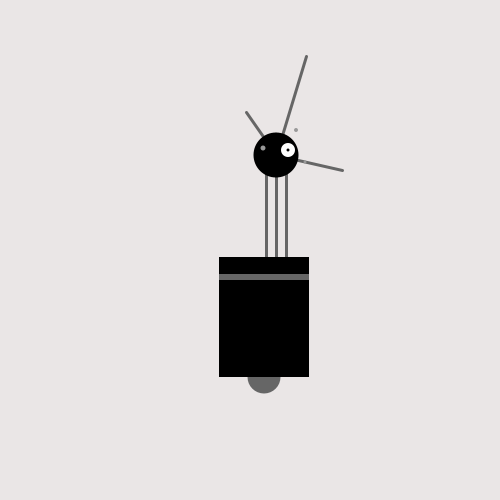
Frame 1 (no input)
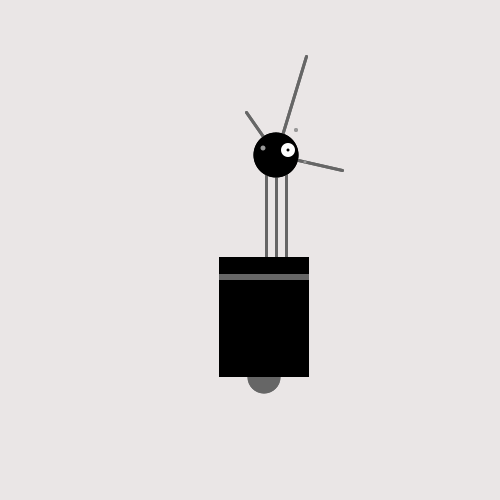
Frame 2 (the mouse pressed at the canvas centre, redrawn once)

The Processing sketch that drew these frames (run headless with seeded random() and noise(); the mouse was pressed at the canvas centre and the sketch redrawn once):

// Processing sketch: robot1_sketch
// ── robot1_sketch.pde

int x = 30;
Robot hal = new Robot() ;

void setup() 
{
  size(500, 500);
  smooth() ;
  strokeWeight(3);
  strokeCap(ROUND);
  background(#EAE6E6);
  
  // Only draw once
  noLoop();
}

void draw() {  
  hal.draw() ;
}
// ── Robot.pde
class Robot
{

  public void draw()
  {
    //size(720, 480);
    //smooth();
    //strokeWeight(2);
    //background(204);
    //ellipseMode(RADIUS);
    
    // Neck
    stroke(102);                // Set stroke to gray
    line(266, 257, 266, 162);   // Left
    line(276, 257, 276, 162);   // Middle
    line(286, 257, 286, 162);   // Right

    // Antennae
    line(276, 155, 246, 112);   // Small
    line(276, 155, 306, 56);    // Tall
    line(276, 155, 342, 170);   // Medium

    // Body
    noStroke();                 // Disable stroke
    fill(102);                  // Set fill to gray
    ellipse(264, 377, 33, 33);  // Antigravity orb 
    fill(0);                    // Set fill to black
    rect(219, 257, 90, 120);    // Main body
    fill(102);                  // Set fill to gray
    rect(219, 274, 90, 6);      // Gray stripe

    // Head
    fill(0);                    // Set fill to black
    ellipse(276, 155, 45, 45);  // Head
    fill(255);                  // Set fill to white
    ellipse(288, 150, 14, 14);  // Large eye
    fill(0);                    // Set fill to black
    ellipse(288, 150, 3, 3);    // Pupil
    fill(153);                  // Set fill to light gray
    ellipse(263, 148, 5, 5);    // Small eye 1
    ellipse(296, 130, 4, 4);    // Small eye 2
    ellipse(305, 162, 3, 3);    // Small eye 3
  }
}
